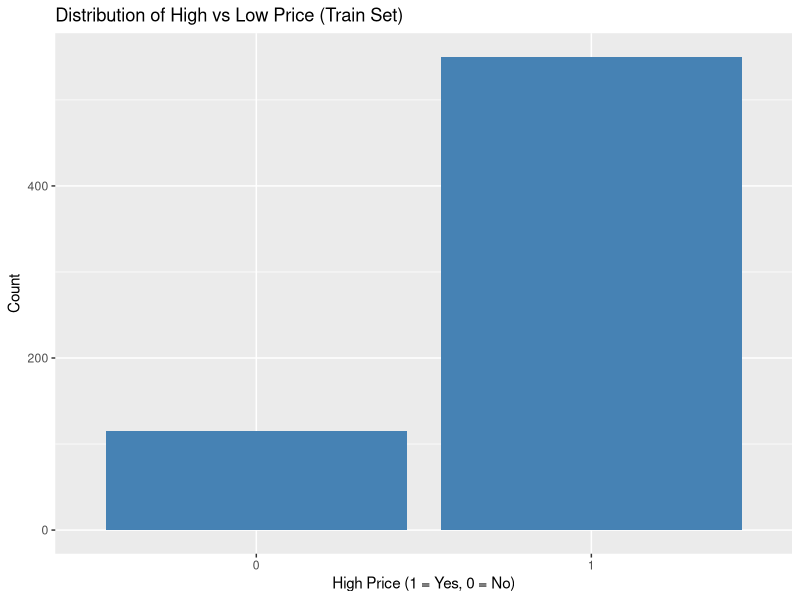
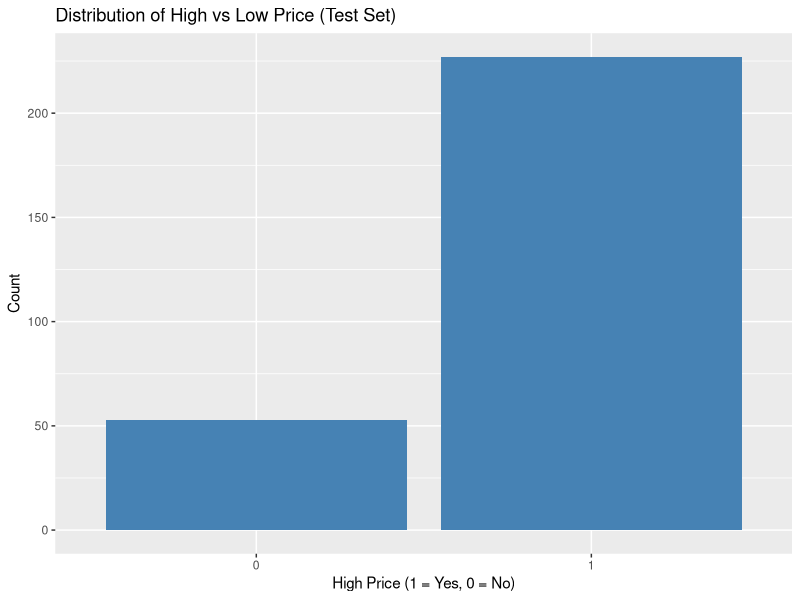
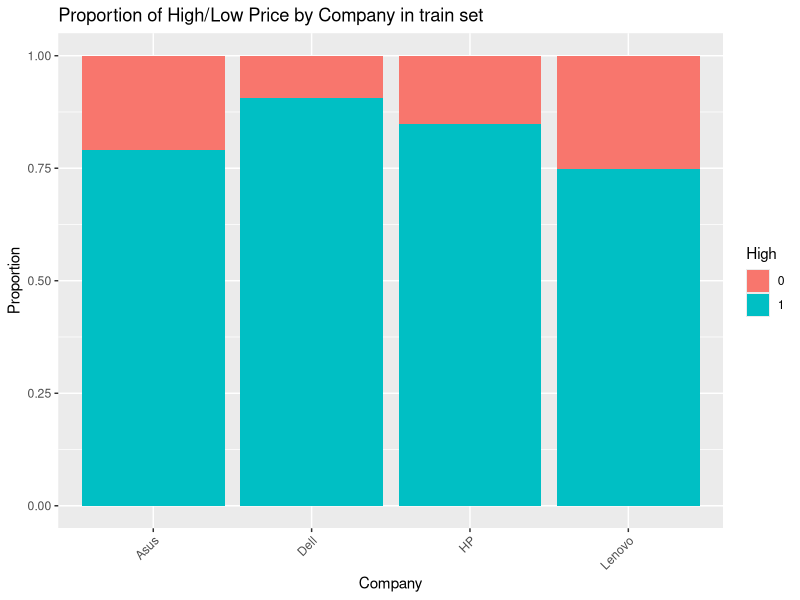
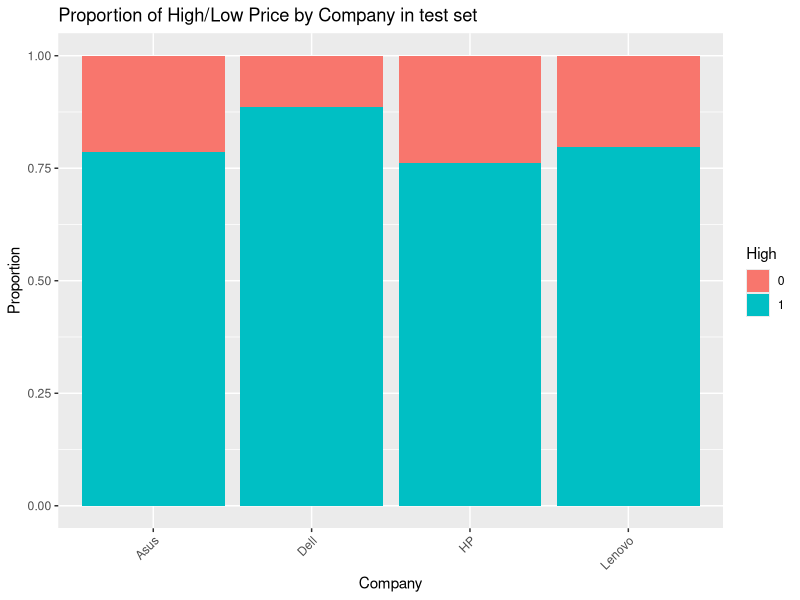
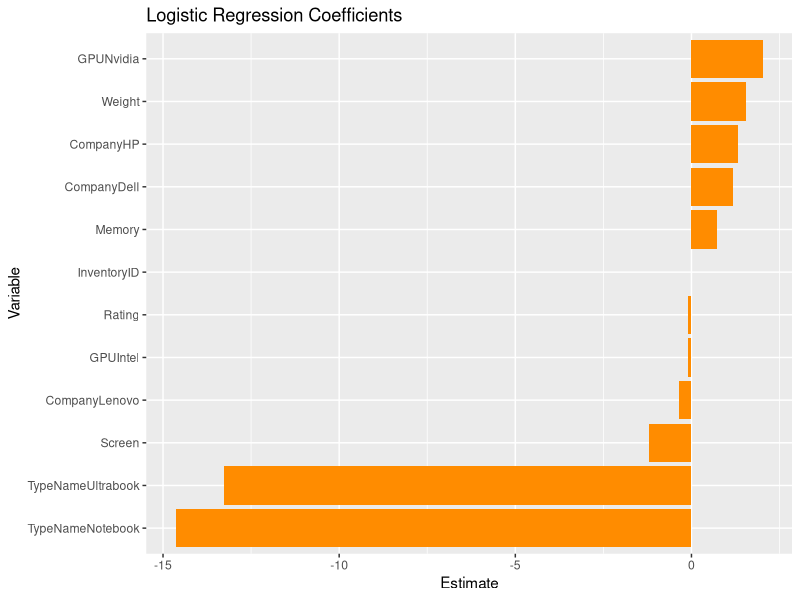
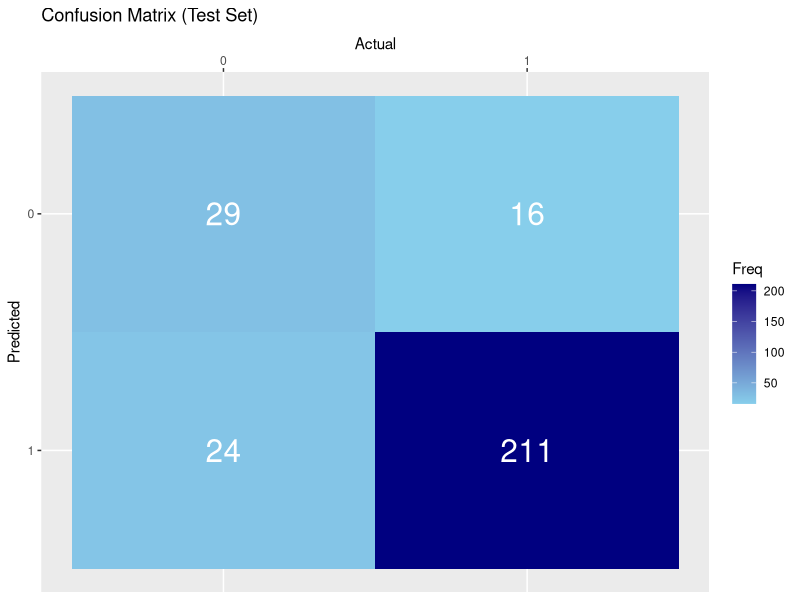

These figures' R source, in order:
## ---- chunk 1
knitr::opts_chunk$set(echo = TRUE)
## ---- chunk 2
library(readr)
library(dplyr)
library(ggplot2)
library(caret)
library(reshape2)
## ---- chunk 3
# NOTE: Data files must be in a 'Data' subdirectory relative to this R Markdown file
# Expected structure:
#   - prob4.Rmd
#   - Data/
#     |- laptop_train.csv
#     |- laptop_test.csv
setwd(dirname(rstudioapi::getSourceEditorContext()$path))

# Read CSV files using relative paths
df_train <- read_csv("Data/laptop_train.csv")
df_test <- read_csv("Data/laptop_test.csv")
## ---- chunk 4
head(df_train)
## ---- chunk 5
head(df_test)
## ---- chunk 6
# We want to know the dimensions of our dataset. 
dim(df_train) # there are 9 features and 665 observations
dim(df_test)  # there are 9 features and 280 observations
## ---- chunk 7
str(df_train) # structure (variable types, first few entries)
str(df_test)  # structure (variable types, first few entries)
## ---- chunk 8
summary(df_train) # summary statistics by column
summary(df_test)  # summary statistics by column
## ---- chunk 9
colSums(is.na(df_train))   # number of NAs per column
anyNA(df_train)            # check if dataset has any missing values
## ---- chunk 10
# Add binary column 'high' to training and test datasets
df_train <- df_train %>%
  mutate(high = ifelse(Price >= 500, 1, 0))

df_test <- df_test %>%
  mutate(high = ifelse(Price >= 500, 1, 0))

# Check the distribution of the new binary variable in training set
table(df_train$high)
prop.table(table(df_train$high))

# Check distribution in test set
table(df_test$high)
prop.table(table(df_test$high))
## ---- chunk 11
# Bar plot of high/low price distribution in training set
ggplot(df_train, aes(factor(high))) +
  geom_bar(fill = "steelblue") +
  labs(title = "Distribution of High vs Low Price (Train Set)",
       x = "High Price (1 = Yes, 0 = No)", y = "Count")
## ---- chunk 12
# Bar plot of high/low price distribution in test set
ggplot(df_test, aes(factor(high))) +
  geom_bar(fill = "steelblue") +
  labs(title = "Distribution of High vs Low Price (Test Set)",
       x = "High Price (1 = Yes, 0 = No)", y = "Count")
## ---- chunk 13
# Bar plot: Company vs High/Low Price in training set

ggplot(df_train, aes(x = Company, fill = factor(high))) +
  geom_bar(position = "fill") +
  labs(title = "Proportion of High/Low Price by Company in train set", y = "Proportion", fill = "High") +
  theme(axis.text.x = element_text(angle = 45, hjust = 1))
## ---- chunk 14
# Bar plot: Company vs High/Low in test set
ggplot(df_test, aes(x = Company, fill = factor(high))) +
  geom_bar(position = "fill") +
  labs(title = "Proportion of High/Low Price by Company in test set", y = "Proportion", fill = "High") +
  theme(axis.text.x = element_text(angle = 45, hjust = 1))
## ---- chunk 15
# Make copies of the original datasets
df_train_orig <- df_train
df_test_orig  <- df_test

# Set seed for reproducibility
set.seed(123)

# Convert 'high' to factor for classification
df_train_orig$high <- factor(df_train_orig$high, levels = c(0,1), labels = c("low","high"))
df_test_orig$high  <- factor(df_test_orig$high,  levels = c(0,1), labels = c("low","high"))

# Upsample the minority class (low price laptops)
df_train_orig_balanced <- upSample(x = subset(df_train_orig, select = -high),
                              y = df_train_orig$high,
                              yname = "high")

# Convert 'high' back to 0/1 for easier analysis
df_train_orig_balanced$high <- ifelse(df_train_orig_balanced$high == "high", 1, 0)

# Check the distribution of the new binary variable in balanced training set
table(df_train_orig_balanced$high)
prop.table(table(df_train_orig_balanced$high))
## ---- chunk 16
# Build logistic regression model
# Dependent variable: 'high' (binary outcome: 1 = high price, 0 = low price)
# Independent variables: InventoryID, Company, TypeName, GPU, Screen, Memory,
# Weight, Rating
# We include all predictors in the model without performing variable selection
# Build logistic regression model
logistic_model <- glm(high ~ InventoryID + Company + TypeName + GPU + Screen +
                    Memory + Weight + Rating,
                    data = df_train,
                    family = "binomial")

# Show model summary
# This outputs coefficient estimates, significance levels,
# and model fit statistics
summary(logistic_model)
## ---- chunk 17
# Which variables are significant in predicting the probability of a
# price's being high? Variables with p-values less than 0.05 are considered
# statistically significant
significant_vars <- summary(logistic_model)$coefficients
significant_vars[significant_vars[,4] < 0.05, ]
## ---- chunk 18
# Visualize model coefficients (excluding intercept)
# This horizontal bar plot shows the estimated coefficients from the logistic regression model (excluding the intercept).
# Each bar represents a variable, and the length and direction indicate the effect size and sign.
# Bars are colored dark orange for better visibility.
coefs_df <- as.data.frame(summary(logistic_model)$coefficients)
coefs_df$Variable <- rownames(coefs_df)
coefs_df <- coefs_df[coefs_df$Variable != "(Intercept)", ]

ggplot(coefs_df, aes(x = reorder(Variable, Estimate), y = Estimate)) +
  geom_bar(stat = "identity", fill = "darkorange") +
  coord_flip() +
  labs(title = "Logistic Regression Coefficients", x = "Variable", y = "Estimate")
## ---- chunk 19
# Create a new observation
new_laptop <- data.frame(
  InventoryID = 4096,
  Company = "Lenovo",
  TypeName = "Ultrabook",
  GPU = "Intel",
  Screen = 8,
  Memory = 8,
  Weight = 4.2,
  Rating = 7
)

# Show the equation for probability:
# pr(high = 1) = 1 / (1 + exp(-(B0 + B1*InventoryID + ... + B7*Rating)))
coefs <- coef(logistic_model)
coefs

# Calculate logit (Z) manually
Z <- coefs["(Intercept)"] +
     coefs["InventoryID"] * new_laptop$InventoryID +
     coefs[paste0("Company", new_laptop$Company)] +
     coefs[paste0("TypeName", new_laptop$TypeName)] +
     coefs[paste0("GPU", new_laptop$GPU)] +
     coefs["Screen"] * new_laptop$Screen +
     coefs["Memory"] * new_laptop$Memory +
     coefs["Weight"] * new_laptop$Weight +
     coefs["Rating"] * new_laptop$Rating

# Calculate probability
prob <- 1 / (1 + exp(-Z))
print(paste("Predicted probability (manual):", round(prob, 4)))

# Or use predict()
prob_predict <- predict(logistic_model, newdata = new_laptop, type = "response")
print(paste("Predicted probability (predict):", round(prob_predict, 4)))
## ---- chunk 20
# Generate predictions on test set
test_predictions <- predict(logistic_model, newdata = df_test, type = "response")

# Convert probabilities to binary predictions using 0.5 cutoff
predicted_classes <- ifelse(test_predictions >= 0.5, 1, 0)

# Calculate accuracy
accuracy <- mean(predicted_classes == df_test$high)

# Create confusion matrix
conf_matrix <- table(Predicted = predicted_classes, Actual = df_test$high)

# Display results
print("Confusion Matrix:")
print(conf_matrix)
print(paste("Accuracy:", round(accuracy * 100, 2), "%"))
## ---- chunk 21
# Visualize confusion matrix as heatmap
# This heatmap shows the confusion matrix for the test set predictions.
# The fill color (from sky blue to navy) indicates the number of laptops in each cell (Predicted vs Actual).
# The white text shows the count in each cell.
cm_df <- as.data.frame(conf_matrix)
colnames(cm_df) <- c("Predicted", "Actual", "Freq")
cm_df$Predicted <- factor(cm_df$Predicted, levels = c(1, 0))
cm_df$Actual <- factor(cm_df$Actual, levels = c(0, 1))

ggplot(cm_df, aes(x = Actual, y = Predicted, fill = Freq)) +
  geom_tile() +
  geom_text(aes(label = Freq), color = "white", size = 8) +
  scale_fill_gradient(low = "skyblue", high = "navy") +
  labs(
    title = "Confusion Matrix (Test Set)",
    x = "Actual",
    y = "Predicted"
  ) +
  scale_x_discrete(position = "top") # Put Actual labels on top to match table
